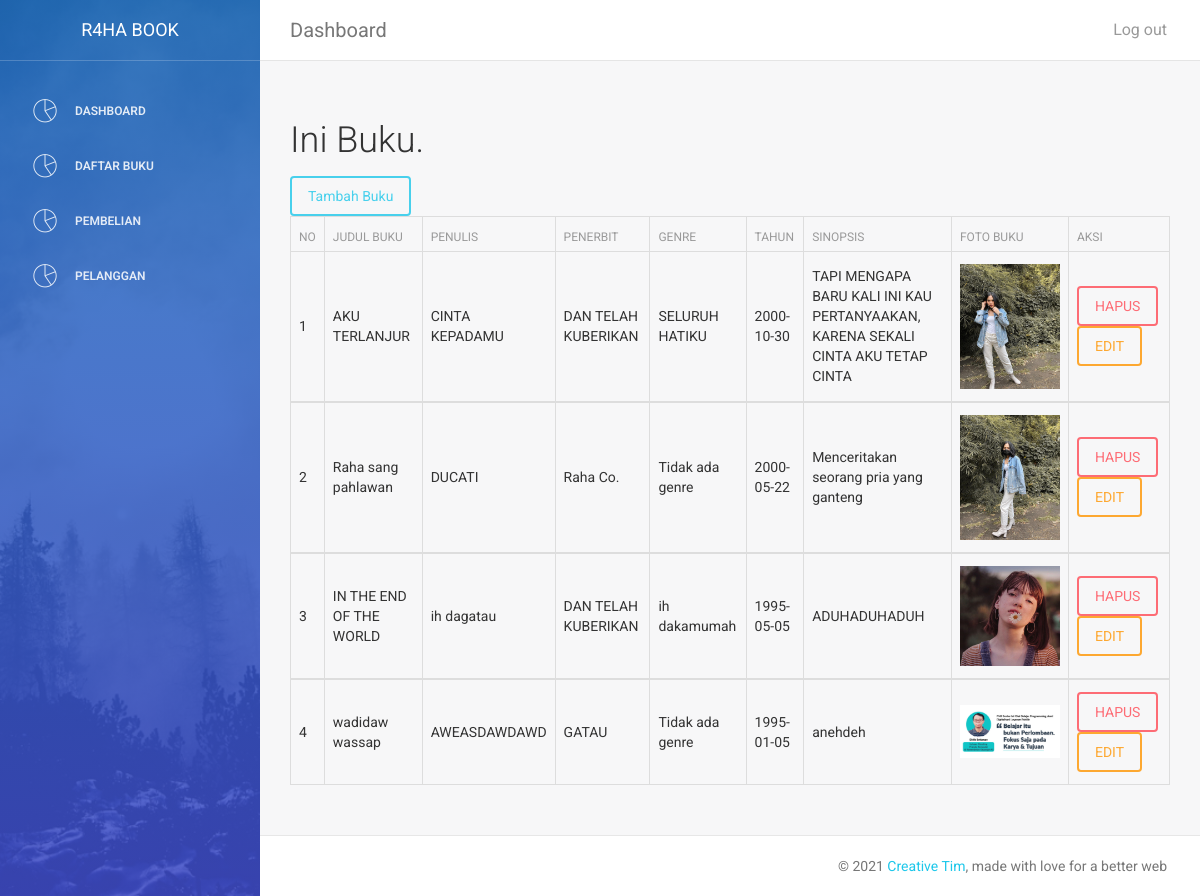
/admin/index.php?halaman=buku (signed in), run on the app's committed database.
### tables this page shows
CREATE TABLE `buku` (
  `id_buku` int(11) NOT NULL,
  `judul_buku` varchar(100) DEFAULT NULL,
  `penulis_buku` varchar(100) DEFAULT NULL,
  `penerbit_buku` varchar(100) DEFAULT NULL,
  `tahun` date DEFAULT NULL,
  `genre` varchar(100) DEFAULT NULL,
  `foto_buku` varchar(100) NOT NULL,
  `harga_buku` int(11) NOT NULL,
  `sinopsis_buku` text NOT NULL
);

### admin/buku.php (the view)
<h2>Ini Buku.</h2>
<a href="index.php?halaman=tambahbuku" class="btn btn-info">Tambah Buku</a>
<table class="table table-bordered">
    <thead>
        <tr>
            <th>No</th>
            <th>Judul Buku</th>
            <th>Penulis</th>
            <th>Penerbit</th>
            <th>Genre</th>
            <th>Tahun</th>
            <th>Sinopsis</th>
            <th>Foto Buku</th>
            <th>AKSI</th>
        </tr>
    </thead>
    <?php
        $ambil=$koneksi->query("SELECT * FROM buku");
        $no = 1;
        while($pecah = $ambil->fetch_assoc()){
    ?>
    <tbody>
        <tr>
            <td><?php echo $no; ?></td>
            <td><?php echo $pecah['judul_buku']; ?></td>
            <td><?php echo $pecah['penulis_buku']; ?></td>
            <td><?php echo $pecah['penerbit_buku']; ?></td>
            <td><?php echo $pecah['genre']; ?></td>
            <td><?php echo $pecah['tahun']; ?></td>
            <td><?php echo $pecah['sinopsis_buku'];?></td>
            <td><img src="foto_buku/<?php echo $pecah['foto_buku']; ?>" width="100"></td>
            <td>
                <a href="index.php?halaman=hapusbuku&id=<?php echo $pecah['id_buku'];?>" class="btn btn-danger">HAPUS</a>
                <a href="index.php?halaman=ubahbuku&id=<?php echo $pecah['id_buku'];?>" class="btn btn-warning">EDIT</a>
            </td>
        </tr>
        <?php $no++ ?>
        <?php } ?>
    </tbody>
</table>

### admin/index.php (shortened to what this page needs)
<?php
    include 'koneksi/koneksi.php';
?>
<!doctype html>
<html lang="en">
<head>
    <link href="assets/css/bootstrap.min.css" rel="stylesheet" />
    <link href="assets/css/animate.min.css" rel="stylesheet"/>
    <link href="assets/css/light-bootstrap-dashboard.css?v=1.4.0" rel="stylesheet"/>
    <link href="assets/css/demo.css" rel="stylesheet" />
    <link href="http://maxcdn.bootstrapcdn.com/font-awesome/4.2.0/css/font-awesome.min.css" rel="stylesheet">
    <link href="assets/css/pe-icon-7-stroke.css" rel="stylesheet" />
</head>
<body>
<div class="wrapper">
    <div class="sidebar" data-color="blue" data-image="assets/img/sidebar-5.jpg">
    	<div class="sidebar-wrapper">
            <div class="logo">
                <a href="http://www.keyzex.com" class="simple-text">
                    R4HA BOOK
                </a>
            </div>
            <ul class="nav">
                <li><a href="index.php"><i class="pe-7s-graph"></i><p>Dashboard</p></a></li>
                <li><a href="index.php?halaman=buku"><i class="pe-7s-graph"></i><p>Daftar Buku</p></a></li>
                <li><a href="index.php?halaman=pembelian"><i class="pe-7s-graph"></i><p>Pembelian</p></a></li>
                <li><a href="index.php?halaman=pelanggan"><i class="pe-7s-graph"></i><p>Pelanggan</p></a></li>
            </ul>
    	</div>
    </div>
    <div class="main-panel">
        <nav class="navbar navbar-default navbar-fixed">
            <div class="container-fluid">
                <div class="navbar-header">
                    <a class="navbar-brand" href="index.php">Dashboard</a>
                </div>
                <div class="collapse navbar-collapse">
                    <ul class="nav navbar-nav navbar-right">
                        <li><a href="index.php?halaman=logout"><p>Log out</p></a></li>
                    </ul>
                </div>
            </div>
        </nav>
        <div class="content">
            <div class="container-fluid">
                    <?php
                        if(isset($_GET['halaman'])){
                            if($_GET['halaman']=='buku'){
                                include 'buku.php';
                            }
                            elseif($_GET['halaman']=='pembelian'){
                                include 'pembelian.php';
                            }
                            elseif($_GET['halaman']=='pelanggan'){
                                include 'pelanggan.php';
                            }
                            elseif($_GET['halaman']=='tambahbuku'){
                                include 'tambah_buku.php';
                            }
                            elseif($_GET['halaman']=='detail'){
                                include 'detail.php';
                            }
                            elseif($_GET['halaman']=='hapusbuku'){
                                include 'hapus_buku.php';
                            }
                            elseif($_GET['halaman']=='ubahbuku'){
                                include 'ubah_buku.php';
                            }
                            elseif($_GET['halaman']=='logout'){
                                include 'logout.php';
                            }
                        }
                        else{
                            include 'greetings.php';
                        }
                    ?>
            </div>
        </div>
        <footer class="footer">
            <div class="container-fluid">
                <p class="copyright pull-right">
                    &copy; <script>document.write(new Date().getFullYear())</script> <a href="http://www.creative-tim.com">Creative Tim</a>, made with love for a better web
                </p>
            </div>
        </footer>
    </div>
</div>
</body>
</html>

### data on the page
buku: judul_buku "AKU TERLANJUR", penulis_buku "CINTA KEPADAMU", penerbit_buku "DAN TELAH KUBERIKAN", genre "SELURUH HATIKU", tahun "2000-10-30", sinopsis_buku "TAPI MENGAPA BARU KALI INI KAU PERTANYAAKAN, KARENA SEKALI CINTA AKU TETAP CINTA", foto_buku (picture)
buku: judul_buku "Raha sang pahlawan", penulis_buku "DUCATI", penerbit_buku "Raha Co.", genre "Tidak ada genre", tahun "2000-05-22", sinopsis_buku "Menceritakan seorang pria yang ganteng", foto_buku (picture)
buku: judul_buku "IN THE END OF THE WORLD", penulis_buku "ih dagatau", penerbit_buku "DAN TELAH KUBERIKAN", genre "ih dakamumah", tahun "1995-05-05", sinopsis_buku "ADUHADUHADUH", foto_buku (picture)
buku: judul_buku "wadidaw wassap", penulis_buku "AWEASDAWDAWD", penerbit_buku "GATAU", genre "Tidak ada genre", tahun "1995-01-05", sinopsis_buku "anehdeh", foto_buku (picture)
